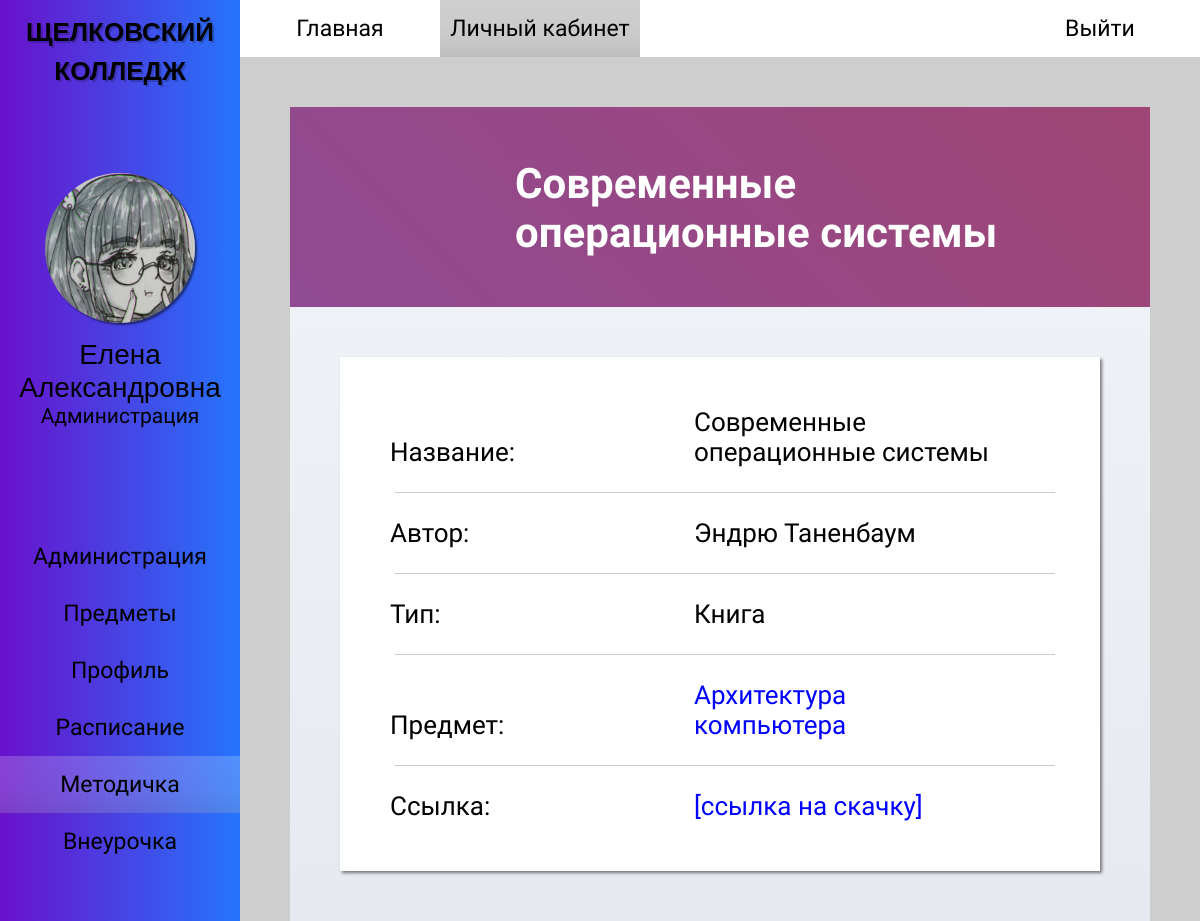
The app's page /metodichka_profile.php?id=1 (signed in) with its own data.
### tables this page shows
CREATE TABLE `tutorials` (
  `id_tutorial` int(11) NOT NULL,
  `name` varchar(35) NOT NULL,
  `author` varchar(30) NOT NULL,
  `type` varchar(15) NOT NULL,
  `id_subject` int(11) NOT NULL,
  `fileurl` text NOT NULL
);

CREATE TABLE `subjects` (
  `id_subject` int(11) NOT NULL,
  `name` varchar(25) NOT NULL,
  `id_speciality` int(11) NOT NULL,
  `id_teacher` int(11) NOT NULL
);

### metodichka_profile.php (the view, shortened to what this page needs)
<?
$tutorial_id = $_GET['id'];
$user_info = $_SESSION['user_info'];
$user_fio = explode(' ', $user_info[0]);
$user_info[0] = $user_fio[1].' '.$user_fio[2];
require_once 'php/connection.php';
$query_tutorial_info = "SELECT
                            tutorials.name,
                            tutorials.author,
                            tutorials.type,
                            tutorials.fileurl,
                            subjects.name,
                            tutorials.id_subject
                        FROM
                            tutorials,
                            subjects
                        WHERE
                            tutorials.id_subject = subjects.id_subject
                        AND
                            id_tutorial = '$tutorial_id'";
$result_tutorial_info = mysqli_query($link, $query_tutorial_info);
$data_tutorial_info = mysqli_fetch_row($result_tutorial_info);
$tutorial_name = $data_tutorial_info[0];
$tutorial_author = $data_tutorial_info[1];
$tutorial_type = $data_tutorial_info[2];
$tutorial_url = $data_tutorial_info[3];
$tutorial_subject = $data_tutorial_info[4];
$tutorial_id_subject = $data_tutorial_info[5];
?>
<!DOCTYPE html>
<html>
<head>
    <link rel="stylesheet" href="styles/style_admin.css">
    <link rel="stylesheet" href="styles/contents/style_metodichka_profile.css">
    <link rel="stylesheet" href="styles/style_adaptability.css">
    <link rel="stylesheet" href="styles/contents/style_profile.css">
</head>
<body>
    <div id="main-wrapper">
        <div id="wrapper-one">
            <div id="side-bar">
                <div class="hm-logo">
                    <h2> <a href="index.php"> ЩЕЛКОВСКИЙ <br> КОЛЛЕДЖ </a> </h2>
                </div>
                <div class="sb-profile">
                    <img src="images/avatar.jpg">
                    <? echo " <p class='sb-name'> $user_info[0] </p>"; ?>
                    <? echo "<p class='sb-role'> $user_info[1] </p>"; ?>
                </div>
                <div class="sb-menu">
                    <ul>
                        <li> <a href="administration.php"> Администрация </a> </li>
                        <li> <a href="subject.php"> Предметы </a> </li>
                        <li> <a href="student_you.php"> Профиль </a> </li>
                        <li> <a href="schedule.php"> Расписание </a> </li>
                        <li> <a href="metodichka.php" id="sb-menu_active"> Методичка </a> </li>
                        <li> <a href="vneurochka.php"> Внеурочка </a> </li>
                    </ul>
                </div>
            </div>
        </div>
        <div id="wrapper-two">
            <div id="header-menu">
                <div class="hm-menu">
                    <ul>
                        <li> <a href="index.php"> Главная </a> </li>
                        <li> <a href="student_you.php" id="hm-menu_active"> Личный кабинет</a> </li>
                    </ul>
                </div>
                <div class="hm-login">
                    <a href="php/logout.php"> Выйти </a>
                </div>
            </div>
            <div id="content">
                <div id="profile">
                    <div class='p-background'>
                    <? echo "<h2 class='b-name'> $tutorial_name </h2>"; ?>
                    </div>
                    <div class='info-background'>
                        <div class="item-info">
                            <p> Название: </p>
                            <? echo "<p> $tutorial_name </p>"; ?>
                            <hr>
                            <p> Автор: </p>
                            <? echo "<p> $tutorial_author </p>"; ?>
                            <hr>
                            <p> Тип: </p>
                            <? echo "<p> $tutorial_type </p>"; ?>
                            <hr>
                            <p> Предмет: </p>
                            <? echo "<p> <a href='subject_subject_profile.php?id=$tutorial_id_subject'> $tutorial_subject </a> </p>"; ?>
                            <hr>
                            <p> Ссылка: </p>
                            <? echo "<p> <a href='$tutorial_url'> [ссылка на скачку] </a> </p>"; ?>
                        </div>
                    </div>
                </div>
            </div>
        </div>
    </div>
</body>
</html>

### styles/style_admin.css (style rules this page uses)
* { box-sizing: border-box; margin: 0; padding: 0; }
html, head, body, #main-wrapper { font-family: "PT Sans Narrow", sans-serif, "Roboto", sans-serif, "Oswald", sans-serif; overflow-y: hidden; height: 100% !important; min-height: 100%; background-color: #CECECE; }
#wrapper-one { float: left; width: 20%; min-height: 100%; }
#wrapper-two { float: right; overflow-y: scroll; width: 80%; min-height: 100%; }
#wrapper-one { position: relative; z-index: 15; float: left; overflow: hidden; overflow: scroll; width: 20%; height: 100%; background-image: linear-gradient(to right, #6A11CB 0%, #2575FC 100%); -ms-overflow-style: none; scrollbar-width: none; }
.hm-logo h2 { font-family: "Oswald", sans-serif; font-size: 26px; padding: 10px 0; text-align: center; text-shadow: 2px 2px 0 rgba(0,0,0,0.2); }
.sb-profile img { display: block; width: 150px; height: 150px; margin: 75px auto 15px auto; border-radius: 100%; box-shadow: 2px 2px 2px 0 rgba(0,0,0,0.5); }
.sb-profile .sb-name { font-family: "Roboto", sans-serif; font-size: 28px; text-align: center; }
.sb-profile .sb-role { font-size: 21px; text-align: center; }
.sb-menu { display: flex; flex-direction: column; padding: 100px 0; }
.sb-menu ul { display: flex; flex-direction: column; width: 100%; list-style-type: none; }
.sb-menu a { font-size: 23px; display: block; width: 100%; padding: 15px 0 15px 0; transition: 0.3s linear; text-align: center; text-decoration: none; color: black; }
.sb-menu a:hover, #sb-menu_active { transition: 0.2s linear; background-color: rgba(255,255,255,0.2); box-shadow: 0 -75px 85px -130px rgba(0,0,0,0.85) inset; }
#header-menu { display: flex; background-color: white; flex-wrap: wrap; }
.hm-menu { display: flex; flex-wrap: wrap; }
.hm-menu ul { display: flex; width: 100%; list-style-type: none; flex-wrap: wrap; }
.hm-menu a { font-size: 23px; display: block; width: 100%; min-width: 200px; padding: 15px 0 15px 0; transition: 0.3s linear; text-align: center; text-decoration: none; color: black; }
.hm-menu a:hover, #hm-menu_active { transition: 0.2s linear; background-color: #CECECE; box-shadow: 0 -75px 85px -130px rgba(0,0,0,0.85) inset; }
.hm-login { margin-left: auto; }
.hm-login a { font-size: 23px; display: block; min-width: 200px; padding: 15px 0 15px 0; transition: 0.3s linear; text-align: center; text-decoration: none; color: black; background-color: white; }
.hm-logo a { text-decoration: none; color: black; }
#content { padding: 50px; }

### styles/contents/style_metodichka_profile.css (style rules this page uses)
#content #profile .info-background .item-info { padding: 50px; background-color: white; box-shadow: 2px 2px 3px 0 rgba(0,0,0,0.5); }
#content #profile .info-background .item-info p { font-size: 26px; display: inline-block; width: 300px; }
#content #profile .info-background .item-info hr { width: 100%; margin: 25px 5px; border: 0; border-bottom: 1px solid #CCCCCC; background: #999999; }
.item-info p a { transition: 0.2s linear; text-decoration: none; color: blue; }

### styles/style_adaptability.css (style rules this page uses)
#main-wrapper { min-width: 800px; }
@media screen and (max-width: 1210px) { .hm-logo { width: 100%; } }
@media screen and (max-width: 1210px) { .hm-menu { align-items: center; justify-content: center; } }

### styles/contents/style_profile.css (style rules this page uses)
#content #profile { width: 100%; height: 400px; margin: 0 auto; }
#content #profile .p-background .b-name { font-size: 42px; position: absolute; bottom: 0; margin: 50px 50px 50px 225px; color: white; }
#content #profile .info-background { position: relative; height: 50%; background-image: linear-gradient(to top, #E6E9F0 0%, #EEF1F5 100%); }
#content #profile .info-background { height: auto; margin: 0 0 50px 0; padding: 50px 50px 50px 50px; }
#content #profile .p-background { position: relative; height: 50%; animation: anime 5s ease infinite; background: linear-gradient(45deg, #874DA2 0%, #C43A30 100%); background-size: 400% 400%; }

### records on screen
tutorials: name "Современные операционные системы", author "Эндрю Таненбаум", type "Книга", id_subject.name "Архитектура компьютера"

### other values on screen
$user_info[0] "Елена Александровна"
$user_info[1] "Администрация"
